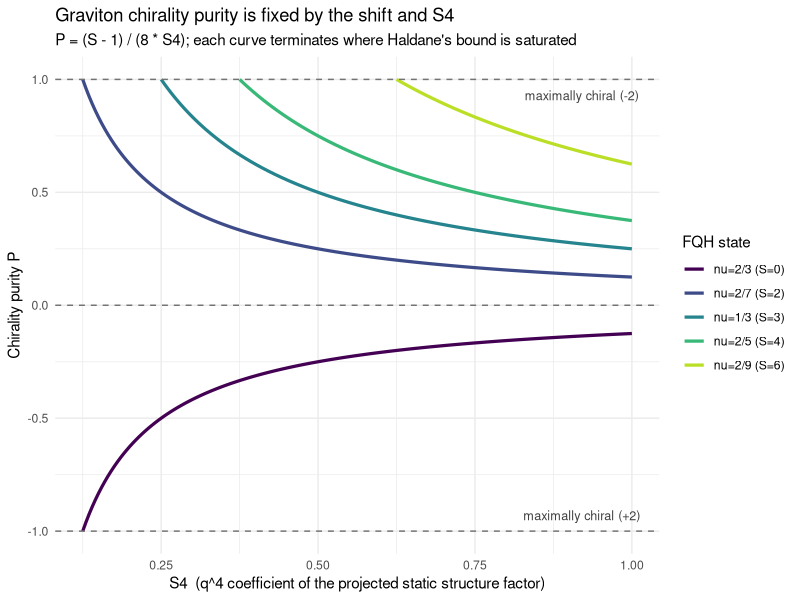
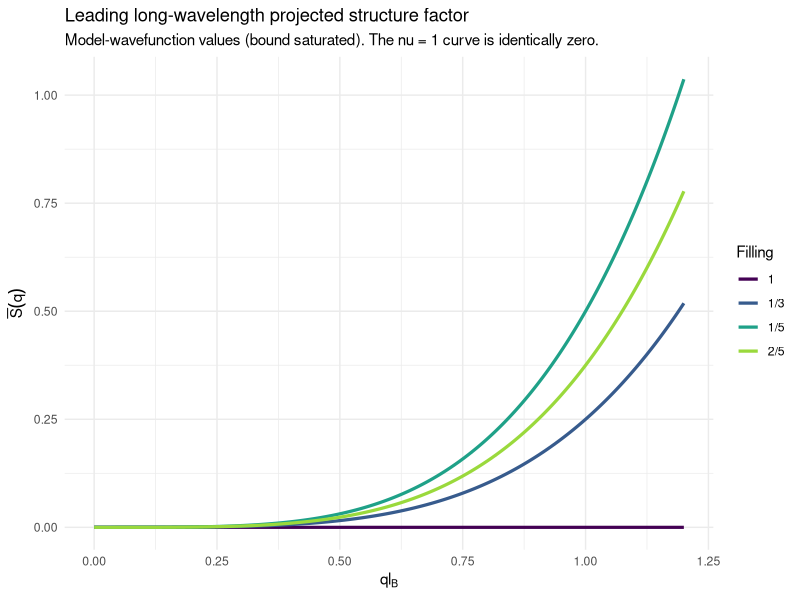

Reproduce these figures in R, in order.
## ---- chunk 1
knitr::opts_chunk$set(echo = TRUE, warning = FALSE, message = FALSE,
                      fig.align = 'center', cache = TRUE)
## ---- chunk 2
library(ggplot2)
library(dplyr)
library(tidyr)
library(viridis)
library(gridExtra)

theme_set(theme_minimal())
## ---- chunk 3
# Shift formulas -------------------------------------------------------------
# Laughlin  nu = 1/m                 : S = m
# Jain forward-flux nu = n/(2pn + 1) : S = n + 2p
# Jain reverse-flux nu = n/(2pn - 1) : S = 2p - n
# [Standard theory] -- these are the standard LLL conventions.

fqh_states <- bind_rows(
  data.frame(family = "IQHE",     label = "1",    nu = 1,        S = 1),
  data.frame(family = "Laughlin", label = "1/3",  nu = 1/3,      S = 3),
  data.frame(family = "Laughlin", label = "1/5",  nu = 1/5,      S = 5),
  data.frame(family = "Laughlin", label = "1/7",  nu = 1/7,      S = 7),
  data.frame(family = "Jain +",   label = "2/5",  nu = 2/5,      S = 4),
  data.frame(family = "Jain +",   label = "3/7",  nu = 3/7,      S = 5),
  data.frame(family = "Jain +",   label = "2/9",  nu = 2/9,      S = 6),
  data.frame(family = "Jain -",   label = "2/3",  nu = 2/3,      S = 0),
  data.frame(family = "Jain -",   label = "3/5",  nu = 3/5,      S = -1),
  data.frame(family = "Jain -",   label = "2/7",  nu = 2/7,      S = 2)
) %>%
  mutate(
    s_bar        = (S - 1) / 2,
    S4_bound     = abs(S - 1) / 8,
    chirality    = ifelse(S == 1, 0, ifelse(S > 1, -2, +2)),
    chirality_lb = factor(chirality, levels = c(-2, 0, 2),
                          labels = c("-2", "none", "+2"))
  )

knitr::kable(
  fqh_states %>% select(family, label, S, s_bar, S4_bound, chirality),
  col.names = c("Family", "nu", "Shift S", "s-bar", "Haldane bound on S4",
                "Predicted chirality"),
  digits = 4,
  caption = "Topological bookkeeping for the chiral graviton mode."
)
## ---- chunk 4
laughlin <- data.frame(m = c(1, 3, 5, 7)) %>%
  mutate(nu       = 1 / m,
         S        = m,
         S4_exact = (m - 1) / 8,
         S4_bound = abs(S - 1) / 8,
         saturated = isTRUE(all.equal(S4_exact, S4_bound)))

knitr::kable(laughlin, digits = 4,
             caption = "Laughlin states saturate Haldane's bound exactly.")

stopifnot(all(abs(laughlin$S4_exact - laughlin$S4_bound) < 1e-12))
## ---- chunk 5
chiral_weights <- function(S, S4) {
  d  <- (S - 1) / 8
  Jm <- (S4 + d) / 2
  Jp <- (S4 - d) / 2
  if (Jm < -1e-12 || Jp < -1e-12)
    warning("S4 violates Haldane's bound for this shift; no valid state.")
  data.frame(S = S, S4 = S4, J_minus = Jm, J_plus = Jp,
             purity = (Jm - Jp) / (Jm + Jp))
}

scenarios <- bind_rows(
  cbind(case = "nu=1/3, Laughlin model wf",   chiral_weights(3, 1/4)),
  cbind(case = "nu=1/3, Coulomb (S4 larger)", chiral_weights(3, 0.30)),
  cbind(case = "nu=2/3, anti-Laughlin",       chiral_weights(0, 1/8)),
  cbind(case = "nu=2/7, single graviton",     chiral_weights(2, 1/8)),
  cbind(case = "nu=2/7, plus parton mode",    chiral_weights(2, 1/2))
)

knitr::kable(scenarios, digits = 4,
             caption = "Chiral spectral weights and purity. Purity = +/-1 means one polarization channel is empty.")
## ---- chunk 6
grid <- expand.grid(S  = c(0, 2, 3, 4, 6),
                    S4 = seq(0.01, 1.0, by = 0.005)) %>%
  rowwise() %>%
  mutate(purity = (S - 1) / (8 * S4)) %>%
  ungroup() %>%
  filter(abs(purity) <= 1) %>%
  mutate(state = factor(S, levels = c(0, 2, 3, 4, 6),
                        labels = c("nu=2/3 (S=0)", "nu=2/7 (S=2)",
                                   "nu=1/3 (S=3)", "nu=2/5 (S=4)",
                                   "nu=2/9 (S=6)")))

ggplot(grid, aes(x = S4, y = purity, colour = state)) +
  geom_line(aes(colour = state), size = 1.1) +
  geom_hline(yintercept = c(-1, 0, 1), linetype = "dashed",
             colour = "grey45") +
  annotate("text", x = 0.92, y = 0.93, label = "maximally chiral (-2)",
           size = 3.2, colour = "grey25") +
  annotate("text", x = 0.92, y = -0.93, label = "maximally chiral (+2)",
           size = 3.2, colour = "grey25") +
  scale_colour_viridis_d(name = "FQH state", end = 0.9) +
  labs(
    title = "Graviton chirality purity is fixed by the shift and S4",
    subtitle = "P = (S - 1) / (8 * S4); each curve terminates where Haldane's bound is saturated",
    x = "S4  (q^4 coefficient of the projected static structure factor)",
    y = "Chirality purity P"
  ) +
  theme(legend.position = "right")
## ---- chunk 7
x <- seq(0, 1.2, length.out = 300)   # x = q * l_B

sf_df <- fqh_states %>%
  filter(label %in% c("1", "1/3", "2/5", "1/5")) %>%
  select(label, S4_bound) %>%
  tidyr::crossing(x = x) %>%
  mutate(Sbar = S4_bound * x^4)

ggplot(sf_df, aes(x = x, y = Sbar, colour = label)) +
  geom_line(aes(colour = label), size = 1.1) +
  scale_colour_viridis_d(name = "Filling", end = 0.85) +
  labs(
    title = "Leading long-wavelength projected structure factor",
    subtitle = "Model-wavefunction values (bound saturated). The nu = 1 curve is identically zero.",
    x = expression(q * l[B]),
    y = expression(bar(S)(q))
  )
## ---- chunk 8
S_full_nu1 <- function(x) 1 - exp(-x^2 / 2)
S_proj_nu1 <- function(x) S_full_nu1(x) - (1 - exp(-x^2 / 2))

max_dev <- max(abs(S_proj_nu1(seq(0, 5, length.out = 1001))))
cat(sprintf("Max |Sbar(q)| for nu = 1 over q*l_B in [0,5]:  %.3e\n", max_dev))
stopifnot(max_dev < 1e-12)
## ---- chunk 9
sel <- expand.grid(L_in = c(-1, 1), L_out = c(-1, 1)) %>%
  mutate(
    dL      = L_in - L_out,
    channel = ifelse(dL == 0, "spin-0 (density)", "spin-2 (graviton)"),
    couples = case_when(
      dL ==  0 ~ "charge-density excitations",
      dL == -2 ~ "chiral graviton, chirality -2",
      dL == +2 ~ "chiral graviton, chirality +2"
    )
  )

knitr::kable(sel, digits = 0,
             col.names = c("L_in", "L_out", "Delta L", "Channel", "Couples to"),
             caption = "CP-RILS angular momentum bookkeeping.")
